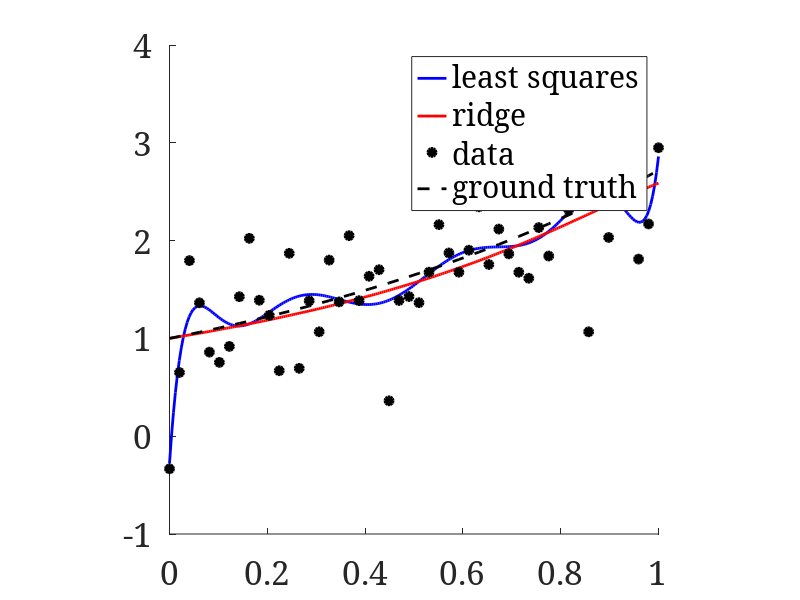

Recreate this plot in MATLAB. (Note: this script raises an error after producing the figure.)
set(0, 'DefaultAxesFontSize', 24);
set(0, 'DefaultFigureColor', 'w');
set(0,'defaultAxesFontName', 'serif')
set(0, 'DefaultLineLineWidth', 2);
clear 

N = 50;
rng(1)
x = linspace(0,1,N)'; % data grid
xd = linspace(0,1,5*N)';    % dense grid
y = exp(x);                 % ground truth
data=y + 1/2*randn(N,1);    % noisy observation

figure(1)
plot(x,data,'ko','MarkerFaceColor','k')
axis square

p = 10;
X = zeros(size(x,1),p+1);
Xd = zeros(size(xd,1),p+1);
for k = 0:p
    X(:,k+1) = x.^k;
    Xd(:,k+1) = xd.^k;
end
% least squares
c_lsq = (X'*X)\(X'*data);
% ridge regression
lambda = 1;
c_ridge = (X'*X + lambda*eye(p+1,p+1))\(X'*data);

figure(1), clf
hold on 
plot(xd,Xd*c_lsq,'-b')
plot(xd,Xd*c_ridge,'-r')
plot(x,data,'ko','MarkerFaceColor','k')
plot(x,y,'k--')
hold off
axis square
h = legend('least squares','ridge','data','ground truth');
h.Location = 'SoutheastOutside';
axis([0 1 -inf inf])

figure(2),clf
subplot(1,3,1)
bar(0:length(c_lsq)-1,c_lsq,'FaceColor','b')
xlabel('c_{k;lsq}'), axis square, title('LSQ')

subplot(1,3,2)
bar(0:length(c_ridge)-1,c_ridge,'FaceColor','r')
xlabel('c_{k;ridge}'), axis square, title('ridge')

subplot(1,3,3)
bar(0:length(c_ridge)-1,1./gamma(1:length(c_ridge)),'FaceColor','k')
axis square, title('ground truth')
